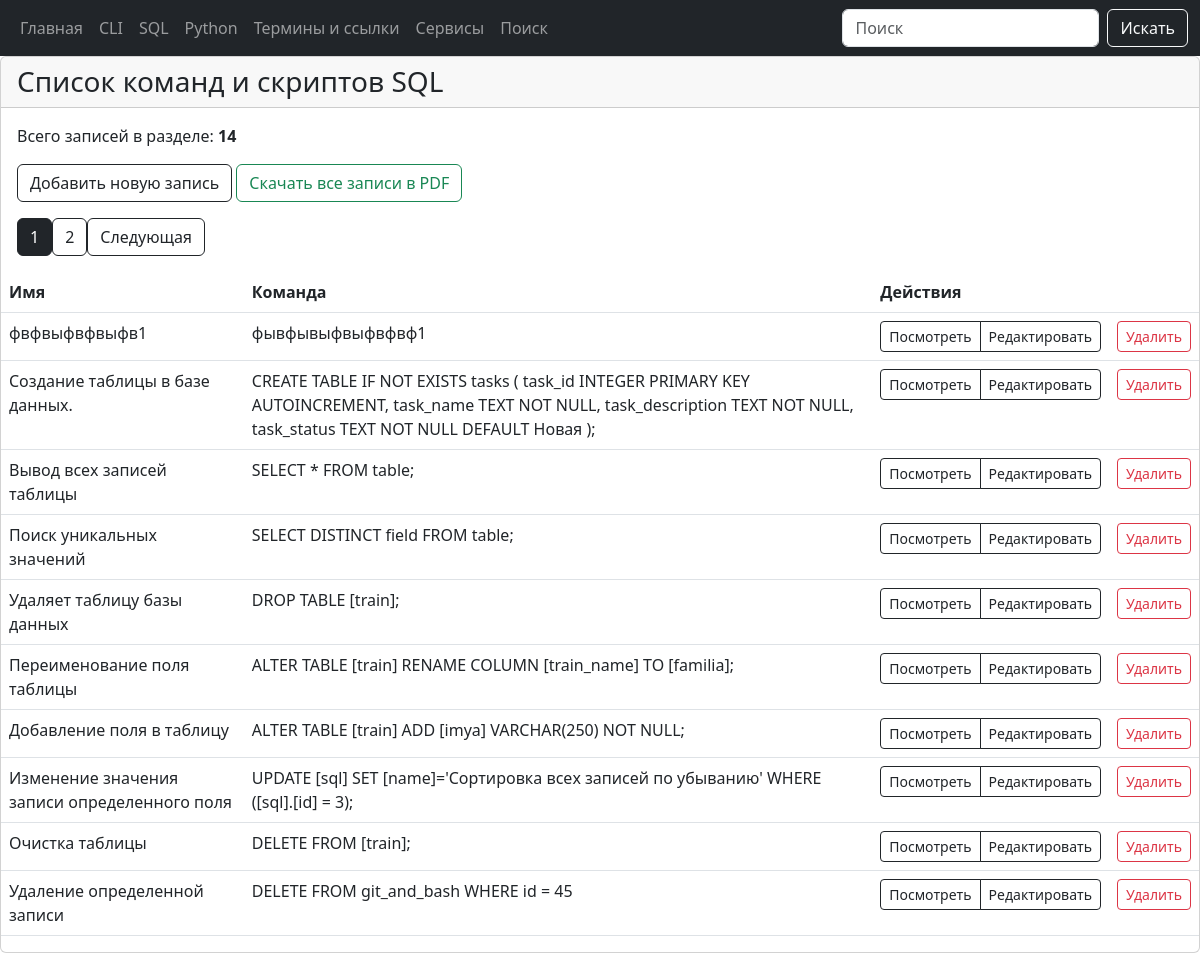
/sql, run on an earlier commit of the app's database.
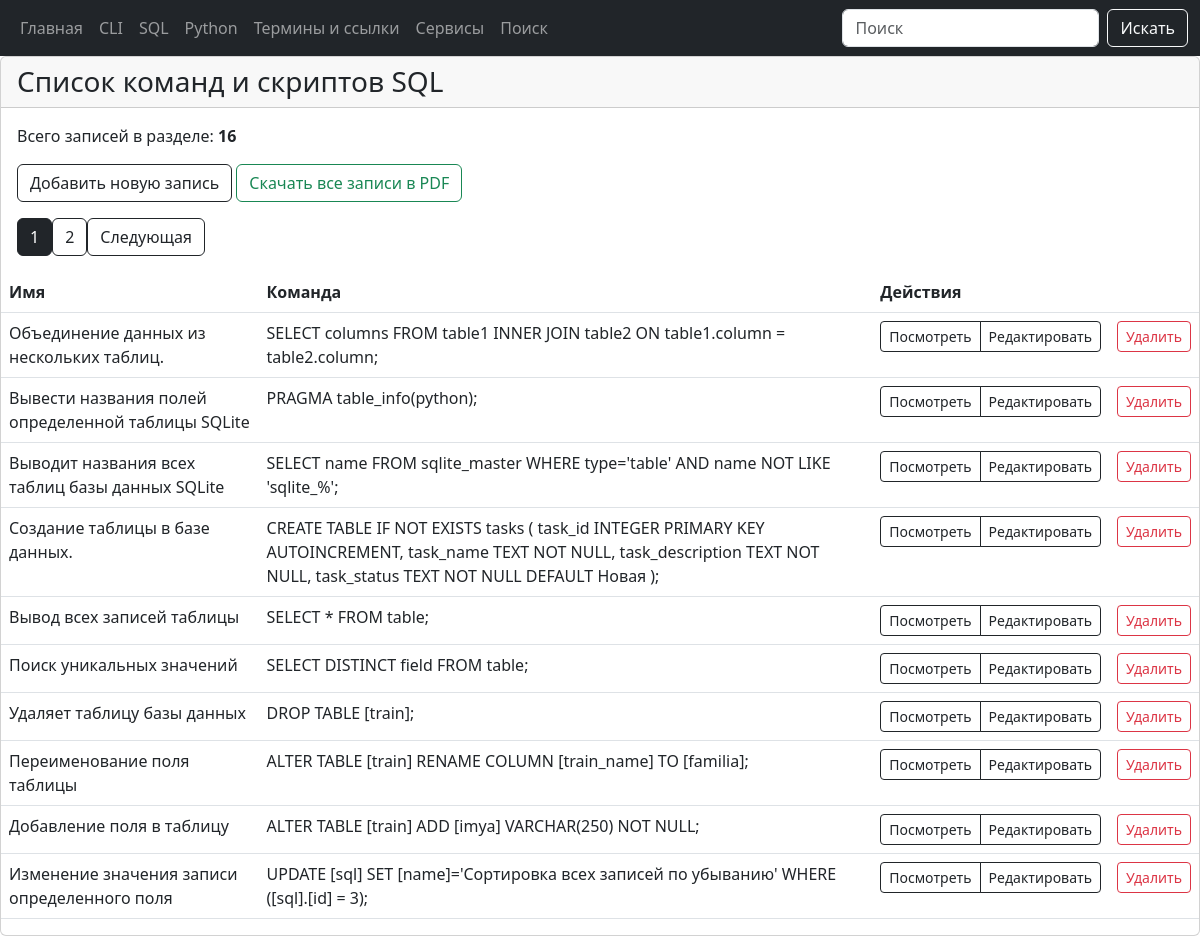
And on a later commit of the database.
### tables this page shows
CREATE TABLE "sql" (
  [sql_id] INTEGER PRIMARY KEY AUTOINCREMENT,
  [sql_name] TEXT NOT NULL,
  [sql_command] TEXT NOT NULL,
  [sql_date_add] TIMESTAMP DEFAULT CURRENT_TIMESTAMP,
  [sql_date_edit] TEXT
);

### modules/sql/sql_list_commands.py (the view)
@bp.route("/sql")
def sql_list_commands():
    page = request.args.get('page', 1, type=int)
    conn = connect.get_db_connection()
    count_row = conn.execute("SELECT COUNT(*) FROM sql").fetchone()
    if count_row and count_row[0] is not None:
         sql_list_count = int(count_row[0])
    else:
         sql_list_count = 0
    offset = (page - 1) * PER_PAGE
    sql_list = conn.execute(
        "SELECT * FROM sql ORDER BY 1 DESC LIMIT ? OFFSET ?",
        (PER_PAGE, offset)
    ).fetchall()
    conn.close()
    total_pages = (sql_list_count + PER_PAGE - 1) // PER_PAGE
    return render_template(
        "sql/sql_list_commands.html",
                           sql_list=sql_list,
                           sql_list_count=sql_list_count,
                           page=page,
                           total_pages=total_pages,
                           )

### modules/connect.py (called while the page is built)
def get_db_connection():
    db_path = os.path.join(BASE_DIR, '../database.db')
    conn = sqlite3.connect(db_path, timeout=30)
    conn.row_factory = sqlite3.Row
    return conn

### templates/sql/sql_list_commands.html (shortened to what this page needs)
{% extends "base.html" %}
{% block content %}
<div class="card mb-4">
    <div class="card-header h3">Список команд и скриптов SQL</div>
    <div class="card-body">
        <p class="card-text">Всего записей в разделе: <b>{{ sql_list_count }}</b></p>
        <p class="card-text">
            <a href="{{ url_for('add_sql_command.add_sql_command') }}" class="btn btn-outline-dark">
                    Добавить новую запись</a>
          <a href="{{ url_for('sql_list_commands.sql_download_pdf') }}" class="btn btn-outline-success">
              Скачать все записи в PDF
          </a>
        </p>
        <div class="pagination">
            {% for p in range(1, total_pages + 1) %}
            <a href="{{ url_for('sql_list_commands.sql_list_commands', page=p) }}"
                class="btn btn-outline-dark {% if p == page %}active{% endif %}">{{ p }}</a>
            {% endfor %}
            {% if page < total_pages %} <a href="{{ url_for('sql_list_commands.sql_list_commands', page=page+1) }}"
                class="btn btn-outline-dark">Следующая</a>
                {% endif %}
        </div>
    </div>
    <table class="table">
        <thead>
            <tr>
                <th>Имя</th>
                <th>Команда</th>
                <th colspan="2">Действия</th>
            </tr>
        </thead>
        <tbody>
            {% for item in sql_list %}
            <tr>
                <td>{{ item.sql_name }}</td>
                <td>{{ item.sql_command }}</td>
                <td>
                    <div class="btn-group" role="group" aria-label="Действия">
                        <a href="{{ url_for('get_post_sql_command.get_post_sql_command', sql_id=item.sql_id) }}"
                            class="btn btn-outline-dark btn-sm">
                            Посмотреть
                        </a>
                        <a href="{{ url_for('edit_sql_command.edit_sql_command', sql_id=item.sql_id) }}"
                            class="btn btn-outline-dark btn-sm">
                            Редактировать
                        </a>
                    </div>
                </td>
                <td>
                    <form action="{{ url_for('delete_sql_command.delete_sql_command', sql_id=item.sql_id) }}"
                        method="POST" class="d-inline">
                        <button type="submit" class="btn btn-outline-danger btn-sm"
                            onclick="return confirm('Вы точно уверены что хотите удалить запись?')">
                            Удалить
                        </button>
                    </form>
                </td>
            </tr>
            {% endfor %}
        </tbody>
    </table>
</div>
{% endblock %}

### templates/base.html (shortened to what this page needs)
<!doctype html>
<html>
<head>
    <link href="{{ url_for('static', filename='bootstrap.min.css') }}" rel="stylesheet">
</head>
<body>
    {% include 'navbar.html' %}
    <div class="main">
        {% block content %}
        {% endblock %}
     </div>
</body>
</html>

### templates/navbar.html (shortened to what this page needs)
<nav class="navbar navbar-expand-lg navbar-dark bg-dark">
  <div class="container-fluid">
    <div class="collapse navbar-collapse" id="navbarNav">
      <ul class="navbar-nav">
        <li class="nav-item">
          <a class="nav-link" href="{{ url_for('index.index') }}">Главная</a>
        </li>
        <li class="nav-item">
          <a class="nav-link" href="{{ url_for('cli_posts.cli_posts') }}">CLI</a>
        </li>
        <li class="nav-item">
          <a class="nav-link" href="{{ url_for('sql_list_commands.sql_list_commands') }}">SQL</a>
        </li>
        <li class="nav-item">
          <a class="nav-link" href="{{ url_for('python_list_commands.python_list_commands') }}">Python</a>
        </li>
        <li class="nav-item">
          <a class="nav-link" href="{{ url_for('wiki_list_page.wiki_list_page') }}">Термины и ссылки</a>
        </li>
        <li class="nav-item">
          <a class="nav-link" href="{{ url_for('services.services') }}">Сервисы</a>
        </li>
        <li class="nav-item">
          <a class="nav-link" href="{{ url_for('search.search') }}">Поиск</a>
        </li>
      </ul>
    </div>
    <form class="d-flex" action="/search" method="post" role="search">
      <input class="form-control me-2 mr-2" type="text" placeholder="Поиск" aria-label="Search" name="search_term" id="search_term" required>
      <button class="btn btn-outline-light" type="submit">Искать</button>
    </form>
  </div>
</nav>

What changed in the data, as far as the page shows it:
removed sql: sql_name "фвфвыфвфвыфв1", sql_command "фывфывыфвыфвфвф1"
no longer on this page (row unchanged): sql: sql_name "Очистка таблицы", sql_command "DELETE FROM [train];"
no longer on this page (row unchanged): sql: sql_name "Удаление определенной записи", sql_command "DELETE FROM git_and_bash WHERE id = 45"
added sql: sql_name "Объединение данных из нескольких таблиц.", sql_command "SELECT columns FROM table1 INNER JOIN table2 ON table1.column = table2.column;"
added sql: sql_name "Вывести названия полей определенной таблицы SQLite", sql_command "PRAGMA table_info(python);"
added sql: sql_name "Выводит названия всех таблиц базы данных SQLite", sql_command "SELECT name FROM sqlite_master WHERE type='table' AND name NOT LIKE 'sqlite_%';"
Also different on the page:
{{ sql_list_count }}: "14" → "16"
